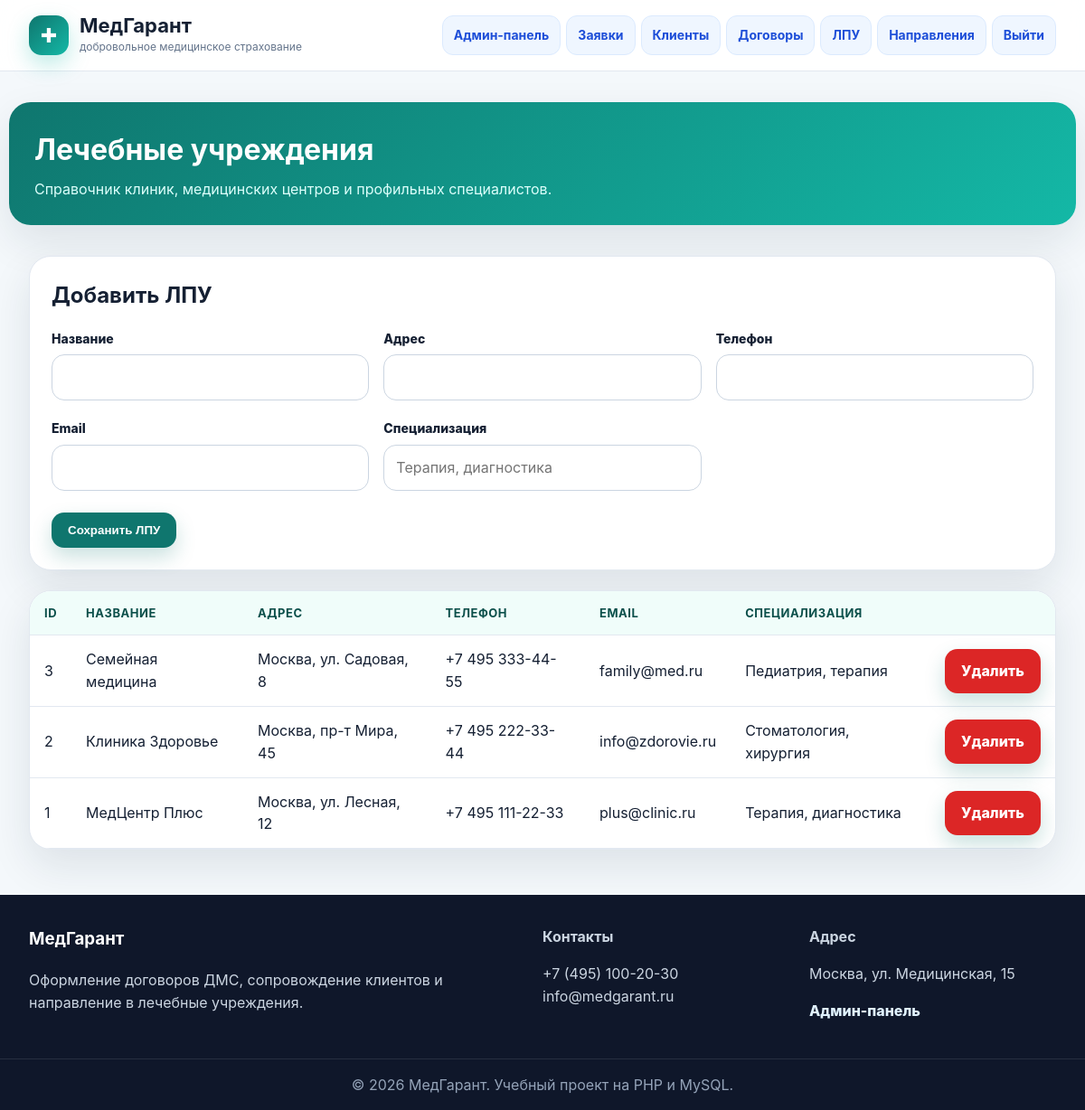
Screenshot of /clinics.php (signed in) with the database file from the repository.
### tables this page shows
CREATE TABLE clinics (
  id INT AUTO_INCREMENT PRIMARY KEY,
  name VARCHAR(150) NOT NULL,
  address VARCHAR(255) NOT NULL,
  phone VARCHAR(50),
  email VARCHAR(120),
  specialization VARCHAR(150),
  created_at TIMESTAMP DEFAULT CURRENT_TIMESTAMP
);

### includes/functions.php (called while the page is built, shortened)
<?php
function e($value) {
    return htmlspecialchars((string)$value, ENT_QUOTES, 'UTF-8');
}
?>

### clinics.php (the view, shortened to what this page needs)
<?php
require 'config/db.php';
$clinics = $pdo->query('SELECT * FROM clinics ORDER BY id DESC')->fetchAll();
include 'includes/header.php';
?>
<section class="page-hero container"><div class="page-title"><h1>Лечебные учреждения</h1><p>Справочник клиник, медицинских центров и профильных специалистов.</p></div></section>
<section class="container">
<form method="post" class="form"><h2>Добавить ЛПУ</h2><div class="form-row">
<div><label>Название</label><input name="name" required></div><div><label>Адрес</label><input name="address" required></div><div><label>Телефон</label><input name="phone"></div><div><label>Email</label><input type="email" name="email"></div><div><label>Специализация</label><input name="specialization" placeholder="Терапия, диагностика"></div></div><br><button class="btn" type="submit">Сохранить ЛПУ</button></form>
<div class="table-wrap"><table class="table"><tr><th>ID</th><th>Название</th><th>Адрес</th><th>Телефон</th><th>Email</th><th>Специализация</th><th></th></tr>
<?php foreach ($clinics as $clinic): ?><tr><td><?= $clinic['id'] ?></td><td><?= e($clinic['name']) ?></td><td><?= e($clinic['address']) ?></td><td><?= e($clinic['phone']) ?></td><td><?= e($clinic['email']) ?></td><td><?= e($clinic['specialization']) ?></td><td><a class="btn danger" onclick="return confirm('Удалить ЛПУ?')" href="?delete=<?= $clinic['id'] ?>">Удалить</a></td></tr><?php endforeach; ?>
</table></div></section>
<?php include 'includes/footer.php'; ?>

### assets/style.css (style rules this page uses)
:root { --primary:#0f766e;--primary-dark:#0b4f4a;--accent:#14b8a6;--bg:#f4f8fb;--text:#152033;--muted:#64748b;--card:#fff;--border:#e2e8f0;--danger:#dc2626;--shadow:0 18px 45px rgba(15,35,60,.10) }
* { box-sizing:border-box }
body { margin:0;font-family:Inter,Arial,sans-serif;background:var(--bg);color:var(--text);line-height:1.55 }
.container { max-width:1180px;margin:0 auto;padding:0 22px }
.btn { display:inline-flex;align-items:center;justify-content:center;gap:8px;background:var(--primary);color:white;border:0;border-radius:14px;padding:12px 18px;font-weight:800;text-decoration:none;cursor:pointer;box-shadow:0 10px 22px rgba(15,118,110,.22) }
.btn.danger { background:var(--danger) }
.hero-card,.card,.form,.table-wrap { background:var(--card);border:1px solid var(--border);border-radius:24px;box-shadow:var(--shadow) }
.section-title h2,.page-title h1 { margin:0;font-size:32px }
.section-title p,.page-title p { color:var(--muted);margin:6px 0 0 }
.page-hero { padding:34px 0 12px }
.page-title { background:linear-gradient(135deg,#0f766e,#14b8a6);color:white;border-radius:24px;padding:28px;box-shadow:var(--shadow) }
.page-title p { color:#dcfffb }
.form { padding:24px;margin:22px 0 }
.form h2 { margin:0 0 14px }
.form-row { display:grid;grid-template-columns:repeat(3,1fr);gap:16px }
label { font-weight:800;font-size:14px;margin:4px 0 7px;display:block }
input,select,textarea { width:100%;border:1px solid #cbd5e1;border-radius:14px;padding:12px 13px;background:white;font:inherit }
.table-wrap { overflow:auto;margin:20px 0 }
.table { width:100%;border-collapse:collapse;min-width:860px }
.table th,.table td { padding:14px 16px;border-bottom:1px solid var(--border);text-align:left }
.table th { background:#f0fdfa;color:var(--primary-dark);font-size:13px;text-transform:uppercase;letter-spacing:.04em }

### rows the page displays
clinics: id "3", name "Семейная медицина", address "Москва, ул. Садовая, 8", phone "+7 495 333-44-55", email "family@med.ru", specialization "Педиатрия, терапия"
clinics: id "2", name "Клиника Здоровье", address "Москва, пр-т Мира, 45", phone "+7 495 222-33-44", email "info@zdorovie.ru", specialization "Стоматология, хирургия"
clinics: id "1", name "МедЦентр Плюс", address "Москва, ул. Лесная, 12", phone "+7 495 111-22-33", email "plus@clinic.ru", specialization "Терапия, диагностика"

### other values shown
$title "Админ-панель"
$title "Заявки"
$title "Клиенты"
$title "Договоры"
$title "ЛПУ"
$title "Направления"
